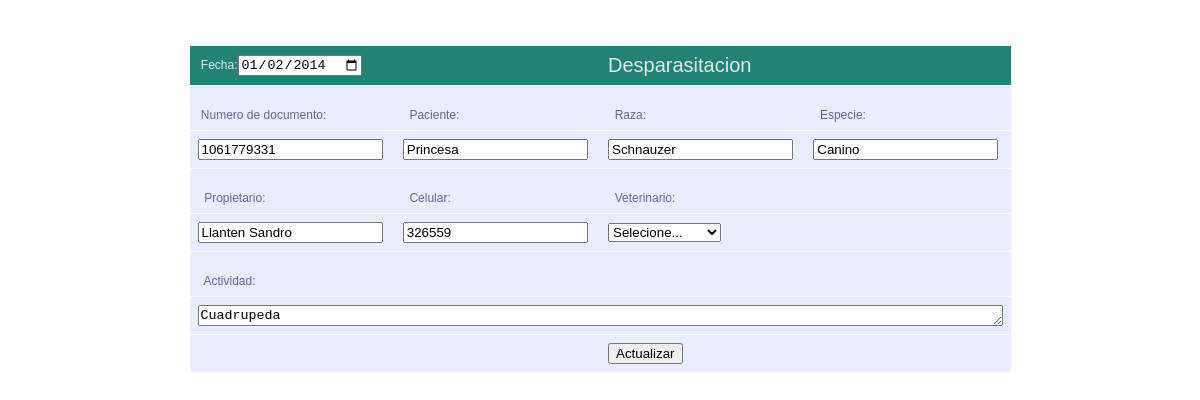
The app's page /Proyecto/veterinaria/actualizar/act_vacunacion.php?id_reg=1 with its own data.
### tables this page shows
CREATE TABLE `vacunacion` (
  `id_vacuna` int(5) NOT NULL,
  `fecha` date NOT NULL,
  `id_mascota` int(5) NOT NULL,
  `actividad` varchar(50) NOT NULL,
  `id_propietario` int(5) NOT NULL
);

CREATE TABLE `propietario` (
  `id_propietario` int(5) NOT NULL,
  `p_nombre` varchar(20) NOT NULL,
  `s_nombre` varchar(20) NOT NULL,
  `p_apellido` varchar(20) NOT NULL,
  `s_apellido` varchar(20) NOT NULL,
  `id_tipo_docu` int(5) NOT NULL,
  `numero_tipo` int(10) NOT NULL,
  `clave` varchar(50) NOT NULL,
  `celular` varchar(14) NOT NULL,
  `direccion` varchar(40) NOT NULL,
  `email` varchar(50) NOT NULL,
  `id_roll` int(5) NOT NULL,
  `id_est_propi` int(5) NOT NULL,
  `online` int(2) NOT NULL,
  `codigo` int(5) NOT NULL
);

CREATE TABLE `mascota` (
  `id_mascota` int(50) NOT NULL,
  `nombre` varchar(20) NOT NULL,
  `fecha_nacimiento` date NOT NULL,
  `color` varchar(20) NOT NULL,
  `peso_kg` int(20) NOT NULL,
  `raza` varchar(20) NOT NULL,
  `id_genero` int(5) NOT NULL,
  `id_especie` int(5) NOT NULL,
  `id_estado` int(5) NOT NULL,
  `id_propietario` int(5) NOT NULL,
  `fecha_actu` date NOT NULL
);

CREATE TABLE `especie` (
  `id_especie` int(5) NOT NULL,
  `especie` varchar(20) NOT NULL
);

### Proyecto/veterinaria/actualizar/act_vacunacion.php (the view, shortened to what this page needs)
<?php
$link= Conectarse();
$id=$_GET['id_reg'];
$despara="SELECT vacunacion.id_vacuna,vacunacion.fecha,vacunacion.actividad,mascota.nombre,mascota.raza,especie.especie,
propietario.p_nombre,propietario.p_apellido,Propietario.celular,propietario.numero_tipo FROM vacunacion,mascota,especie,propietario WHERE vacunacion.id_mascota=mascota.id_mascota
AND mascota.id_especie=especie.id_especie AND mascota.id_propietario=propietario.id_propietario AND vacunacion.id_vacuna='$id'";
$query_despara=mysql_query($despara,$link);
$paci=mysql_fetch_array($query_despara);
?>
<html>
<head>
</head>
<body>
	<center>
	<table border="0">
		<form id="esp" name="esp" action="" method="POST">
		<tr>
		<td colspan="2" class="jv">&nbsp;Fecha:<input type="date" name="fecha"  title="fecha"
		<?php echo "value='".$paci['1']."'";?>></td>
		<td colspan="4" class="jv"><label class="letras">Desparasitacion</label></td>
		</tr>
		<tr>
		<td colspan="" ><br>&nbsp;Numero de documento: </td>
		<td><br> &nbsp; Paciente: </td>
		<td><br> &nbsp; Raza:</td>
		<td><br> &nbsp; Especie: </td>
		</tr>
		<tr>
		<td><input type="number" name="num"  <?php echo "value='".$paci['9']."'";?>readonly="readonly" ></td>
		<td><input type="text" name="mascota"  <?php echo "value='".$paci['3']."'";?> readonly="readonly"></td>
			<td><input type="text" name="raza" id="raza" <?php echo "value='".$paci['4']."'";?>  readonly="readonly"></td>
		<td><input type="text" name="especie" id="especie" <?php echo "value='".$paci['5']."'";?>  readonly="readonly"></td>
		</tr>
		<tr>
		<td><br>&nbsp; Propietario:</td>
		<td><br>&nbsp; Celular: </td>
		<td colspan=""><br>&nbsp; Veterinario: </td>
		<td colspan="2"><br></td>
		</tr>
		<tr>
		<td><input type="text" name="propie"
		<?php echo "value='".$paci['7'].' '.$paci['6']."'";?> readonly="readonly" title="propietario" ></td>
		<td><input type="text" name="cel"
		<?php echo "value='".$paci['8']."'";?>readonly="readonly" title="celular" ></td>
		<td colspan="3"><select name="esp" id="esp"  >
		<option name="0" id="0" value="0">Selecione...</option>
		</td></select>
		</tr>
		<tr>
		<td colspan="6"><br>&nbsp; Actividad:</td>
		<tr>
		<td colspan="6">
		<textarea   name="motivos" class=estilotextarea id="motivos" rows="1" cols="98"><?php echo"".$paci['2'];?></textarea>
		</td></tr></tr>
		<tr>
		<td></td>
		<td></td>
		<td><input type="submit"  name="act" value="Actualizar"></td><td>
		</form></tr>
		</table>
</body>
</html>

### Proyecto/veterinaria/actualizar/act_vacunacion.php (style rules this page uses)
.letras { font-family: "Arial"; font-size: 20; }
.jv { color: #E6E6E6; background-color: #238276; }
table { font-family: "Lucida Sans Unicode", "Lucida Grande", Sans-Serif; font-size: 12px; margin: 45px; width: 480px; text-align: left; border-collapse: collapse; }
td { padding: 8px; background: #e8edff; border-bottom: 1px solid #fff; color: #669; border-top: 1px solid transparent; }

### records on screen
vacunacion: fecha "01/02/2014", num "1061779331", mascota "Princesa", raza "Schnauzer", especie "Canino", propie "Llanten Sandro", cel "326559", motivos "Cuadrupeda"
